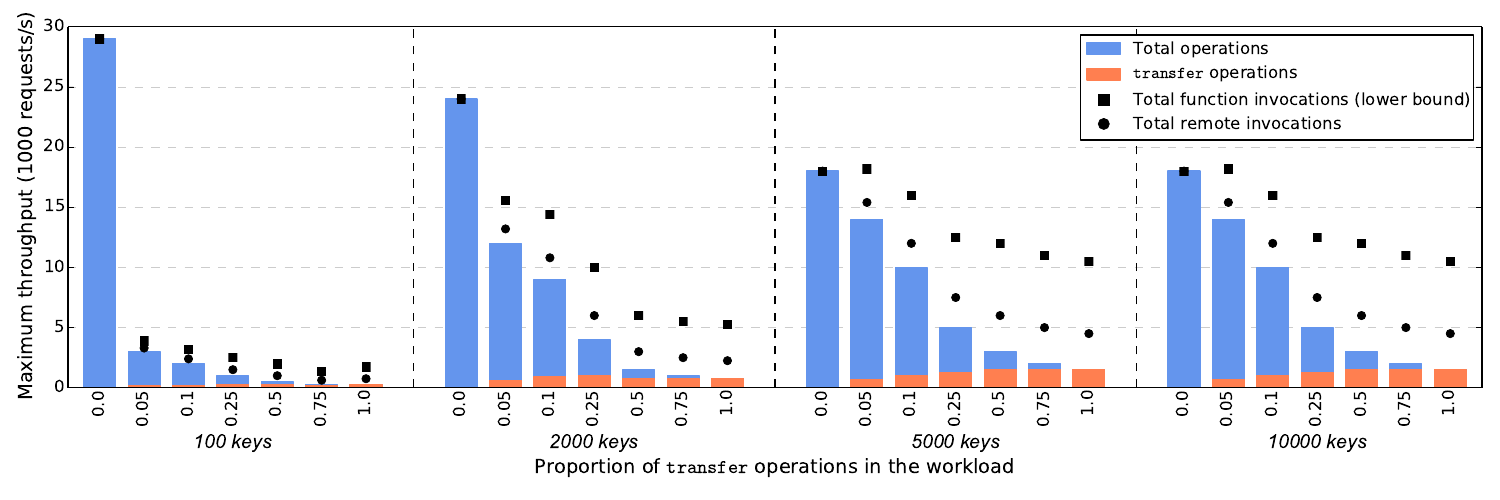

Generate this figure with Python:
from matplotlib import pyplot as plt
import numpy as np
import matplotlib.patches as patches
import matplotlib.lines as lines

TXN_PROPORTIONS = np.array([0, 0.05, 0.1, 0.25, 0.5, 0.75, 1])

plt.rc('axes', axisbelow=True)
plt.rcParams["figure.figsize"] = (15, 5)
# plt.rcParams['text.usetex'] = True

### TPC 100
TPC_100_TOTAL = np.array([29, 3, 2, 1, 0.5, 0.25, 0.25])
TPC_100_TXN = TPC_100_TOTAL * TXN_PROPORTIONS
TPC_100_ALL = (TPC_100_TOTAL - TPC_100_TXN) + (TPC_100_TXN * 7)
TPC_100_REMOTE = (TPC_100_TOTAL - TPC_100_TXN) + (TPC_100_TXN * 3)

bar_width = 0.05
color_total = 'cornflowerblue'
color_txn = 'coral'
all_x_ticks = []
all_x_ticks_pos = []
bold_labels = []

index = (np.arange(len(TXN_PROPORTIONS))) * (bar_width + 0.02)
centre_indices = index + bar_width*0.5

plt.bar(index, TPC_100_TOTAL, bar_width,
edgecolor=color_total,
color=color_total)

plt.bar(index, TPC_100_TXN, bar_width, 
edgecolor=color_txn,
color=color_txn)

plt.plot(centre_indices, TPC_100_ALL, 's', color='black')
plt.plot(centre_indices, TPC_100_REMOTE, 'o', color='black')

all_x_ticks += TXN_PROPORTIONS.tolist()
all_x_ticks_pos += centre_indices.tolist()

plt.axvline(all_x_ticks_pos[-1] + 1.5*bar_width, color='black', linestyle='--')

all_x_ticks.append('\n\n100 keys')
all_x_ticks_pos.append(centre_indices[3])
bold_labels.append(len(all_x_ticks) - 1)

### TPC 2000
TPC_2000_TOTAL = np.array([24, 12, 9, 4, 1.5, 1, 0.75])
TPC_2000_TXN = TPC_2000_TOTAL * TXN_PROPORTIONS
TPC_2000_ALL = (TPC_2000_TOTAL - TPC_2000_TXN) + (TPC_2000_TXN * 7)
TPC_2000_REMOTE = (TPC_2000_TOTAL - TPC_2000_TXN) + (TPC_2000_TXN * 3)

index = (np.arange(len(TXN_PROPORTIONS))) * (bar_width + 0.02) + index[-1] + 3 * bar_width
centre_indices = index + bar_width*0.5

plt.bar(index, TPC_2000_TOTAL, bar_width,
edgecolor=color_total,
color=color_total)

plt.bar(index, TPC_2000_TXN, bar_width, 
edgecolor=color_txn,
color=color_txn)

plt.plot(centre_indices, TPC_2000_ALL, 's', color='black')
plt.plot(centre_indices, TPC_2000_REMOTE, 'o', color='black')

all_x_ticks += TXN_PROPORTIONS.tolist()
all_x_ticks_pos += centre_indices.tolist()

plt.axvline(all_x_ticks_pos[-1] + 1.5*bar_width, color='black', linestyle='--')

all_x_ticks.append('\n\n2000 keys')
all_x_ticks_pos.append(centre_indices[3])
bold_labels.append(len(all_x_ticks) - 1)

### TPC 5000
TPC_5000_TOTAL = np.array([18, 14, 10, 5, 3, 2, 1.5])
TPC_5000_TXN = TPC_5000_TOTAL * TXN_PROPORTIONS
TPC_5000_ALL = (TPC_5000_TOTAL - TPC_5000_TXN) + (TPC_5000_TXN * 7)
TPC_5000_REMOTE = (TPC_5000_TOTAL - TPC_5000_TXN) + (TPC_5000_TXN * 3)

index = (np.arange(len(TXN_PROPORTIONS))) * (bar_width + 0.02) + index[-1] + 3 * bar_width
centre_indices = index + bar_width*0.5

plt.bar(index, TPC_5000_TOTAL, bar_width,
edgecolor=color_total,
color=color_total)

plt.bar(index, TPC_5000_TXN, bar_width, 
edgecolor=color_txn,
color=color_txn)

plt.plot(centre_indices, TPC_5000_ALL, 's', color='black')
plt.plot(centre_indices, TPC_5000_REMOTE, 'o', color='black')

all_x_ticks += TXN_PROPORTIONS.tolist()
all_x_ticks_pos += centre_indices.tolist()

plt.axvline(all_x_ticks_pos[-1] + 1.5*bar_width, color='black', linestyle='--')

all_x_ticks.append('\n\n5000 keys')
all_x_ticks_pos.append(centre_indices[3])
bold_labels.append(len(all_x_ticks) - 1)

### TPC 10000
TPC_10000_TOTAL = np.array([18, 14, 10, 5, 3, 2, 1.5])
TPC_10000_TXN = TPC_10000_TOTAL * TXN_PROPORTIONS
TPC_10000_ALL = (TPC_10000_TOTAL - TPC_10000_TXN) + (TPC_10000_TXN * 7)
TPC_10000_REMOTE = (TPC_10000_TOTAL - TPC_10000_TXN) + (TPC_10000_TXN * 3)

index = (np.arange(len(TXN_PROPORTIONS))) * (bar_width + 0.02) + index[-1] + 3 * bar_width
centre_indices = index + bar_width*0.5

plt.bar(index, TPC_10000_TOTAL, bar_width,
edgecolor=color_total,
color=color_total)

plt.bar(index, TPC_10000_TXN, bar_width, 
edgecolor=color_txn,
color=color_txn)

plt.plot(centre_indices, TPC_10000_ALL, 's', color='black')
plt.plot(centre_indices, TPC_10000_REMOTE, 'o', color='black')

all_x_ticks += TXN_PROPORTIONS.tolist()
all_x_ticks_pos += centre_indices.tolist()

all_x_ticks.append('\n\n10000 keys')
all_x_ticks_pos.append(centre_indices[3])
bold_labels.append(len(all_x_ticks) - 1)

# GENERAL

plt.xlim(-0.5*bar_width, index[-1] + 1.5*bar_width)
plt.xticks(all_x_ticks_pos, all_x_ticks, fontsize=14, rotation='vertical')
# plt.xticks(all )
plt.ylabel('Maximum throughput (1000 requests/s)', fontsize=14)
plt.xlabel(r'Proportion of $\tt{transfer}$ operations in the workload', fontsize=14)
ax = plt.gca()
plt.xticks(fontsize=12)
for l in bold_labels:
    # ax.get_xticklabels()[l].set_weight("bold")
    ax.get_xticklabels()[l].set_style("italic")
    ax.get_xticklabels()[l].set_rotation('horizontal')
    ax.get_xticklabels()[l].set_fontsize('14')
plt.yticks(fontsize=12)
plt.tick_params(axis='x', length=0)

plt.grid(axis='y', which='major', color='#CCCCCC', linestyle='--')


total_ops = patches.Patch(facecolor=color_total, edgecolor=color_total)
txn_ops = patches.Patch(facecolor=color_txn, edgecolor=color_txn)
total_remote = lines.Line2D([0], [0], color='black', marker='o', linestyle='None',
                          markersize=8)
total = lines.Line2D([0], [0], color='black', marker='s', linestyle='None',
                          markersize=8)

ax.legend([total_ops, txn_ops, total, total_remote], 
['Total operations', r'$\tt{transfer}$ operations', 'Total function invocations (lower bound)', 'Total remote invocations'],
loc='upper right', fontsize='12', numpoints=1)

plt.tight_layout()
plt.savefig('graphs/exp2-throughput-tpc.pdf')
plt.show()